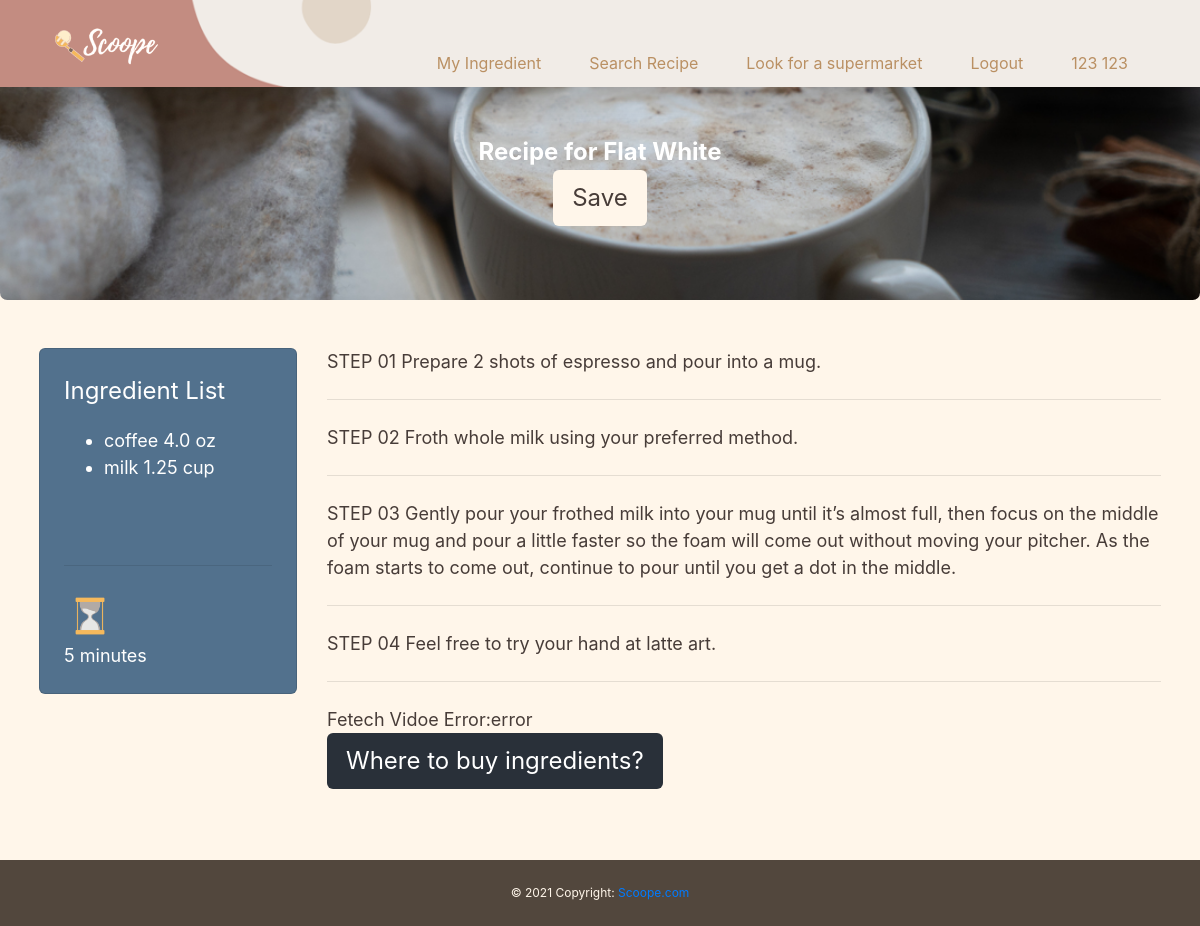
Screenshot of /web_project/recipe/13 (signed in) with the database file from the repository.
### web_project/models.py (models this page shows, shortened)
class Recipe(models.Model):
    recipe_name = models.CharField(max_length= 200)
    steps = models.TextField(max_length= 2000)
    time_cost = models.IntegerField(default= 0)
    category = models.CharField(max_length= 200)

class Recipe_Ingredient(models.Model):
    recipe = models.ForeignKey(Recipe, default=None, on_delete=models.PROTECT)
    ingredient = models.ForeignKey(Ingredient, default=None , on_delete=models.PROTECT)
    mg = 'mg'
    g = 'g'
    kg = 'kg'
    oz = 'oz'
    lb = 'lb'
    gt = 'gt'
    qt = 'qt'
    pt = 'pt'
    tsp = 'tsp'
    tbsp = 'tbsp'
    c = 'c'
    no = ''
    shots = 'shots'
    dash = 'dash'
    unit_choice = [(mg,'mg'),(g,'g'),(kg,'kg'),(oz,'oz'),(lb,'lb'),(qt,'qt'),(pt,'pt'),(tsp,'tsp'),(tbsp,'tbsp'),(c,'c'),(no,' '),(shots,'shots'),(dash,'dash')]
    ingredient_unit = models.CharField(max_length = 5, choices= unit_choice, default= g)
    ingredient_quantity = models.FloatField( null = True)
    def __str__(self):
        return str(self.ingredient)

class Ingredient(models.Model):
    ingredient_name = models. CharField(max_length= 200)
    def __str__(self):
        return str(self.ingredient_name)

### web_project/views.py (the view)
# urls.py: path('recipe/<int:id>', views.get_recipe, name='recipe'),
def get_recipe(request, id):
    recipe = get_object_or_404(Recipe, id = id)
    ingredients = Recipe_Ingredient.objects.filter(recipe = Recipe.objects.get(id = id))
    steps =recipe.steps.split('STEP ')[1:]
    if recipe in Profile.objects.get(user=request.user).saved_recipe.all():
        saved = True
    else:
        saved = False
    print('saved', saved)
    context = {
        'recipe': recipe,
        'steps': steps,
        'ingredients': ingredients,
        'saved': saved
    }
    return render(request, 'web_project/recipe.html', context)

### web_project/templates/web_project/recipe.html (shortened to what this page needs)
{% extends "web_project/base.html" %}
{% block content %}
<div class="light-shade min-vh-100">
    <div id="id_page_name" class="jumbotron text-center p-4 title-font">
        <span class="align-self-center mx-auto">
            <b>
                Recipe for {{recipe.recipe_name}}
            </b>
            {% if saved %}
                <form method="POST" action="{% url 'unsave-recipe' recipe.id  %}">
                    <input type="submit" id="unsave" class="btn light-shade" value="Unsave">
                    {% csrf_token %}
                </form>
            {% else %}
                <form method="POST" action="{% url 'save-recipe' recipe.id  %}">
                    <input type="submit" id="save" class="btn light-shade" value="Save">
                </form>
            {% endif %}
        </span>
    </div>
    <div class="light-shade m-3 row">
        <div class="col-sm-3">
            <div class="dark-blue p-3 card">
                <div class="card-title title-font">Ingredient List</div>
                <ul>
                    {% for item in ingredients %}
                        <li class=" desc-font">{{item}}
                            {% if item.ingredient_quantity != None %}
                                {{item.ingredient_quantity}}
                            {% endif %}
                            {% if item.ingredient_unit != None %}
                                {{item.ingredient_unit}}
                            {% endif %}
                        </li>
                    {% endfor %}
                </ul>
                <br/>
                <hr />
                <img class="rounded w-25" src="../../static/web_project/image/timer.png"/>
                <span class="desc-font">{{recipe.time_cost}} minutes</span>
            </div>
        </div>
        <div class="col-sm-9 desc-font">
            {% for s in steps %}
                <div>STEP {{s}}</div>
                <hr />
            {% endfor %}
            <div id="recipe_video_div"></div>
            <a href="{% url 'map' %}" class="btn dark-grey">Where to buy ingredients?</a>
        </div>
    </div>
</div>
{%endblock%}

### web_project/templates/web_project/base.html (shortened to what this page needs)
<!doctype html>
<html>
	<head>
	    {% load static %}
		<link rel="stylesheet" href="https://maxcdn.bootstrapcdn.com/bootstrap/4.5.2/css/bootstrap.min.css">
		<link href="../../static/web_project/css/web_project.css" rel="stylesheet" type="text/css">
	</head>
    <body>
		<div id="id_header_div" class="bg-dark">
            {% if user.username %}
				<nav class="navbar navbar-expand-sm navbar-custom fixed-top shadow">
					<div class="navbar-brand">
						<img class="rounded w-50" src="../../static/web_project/image/brand.png"/>
					</div>
					<div class="collapse navbar-collapse" id="collapsibleNavbar">
						<ul class="nav navbar-nav align-items-end ml-auto nav-font">
							<li class="nav-item">
								<a class="nav-link" id="id_nav_my_ingredient" href="{% url 'my-ingredient' %}">My Ingredient</a>
							</li>
							<li class="nav-item">
								<a class="nav-link" id="id_nav_search" href="{% url 'search' %}">Search Recipe</a>
							</li>
							<li class="nav-item">
								<a class="nav-link" id="id_nav_map" href="{% url 'map' %}">Look for a supermarket</a>
							</li>
							<li class="nav-item">
								<a class="nav-link" id="id_nav_logout" href="{% url 'logout' %}">Logout</a>
							</li>
							<li class="nav-item">
								<a class="nav-link" id="id_nav_profile" href="{% url 'my-profile' %}">{{user.first_name}} {{user.last_name}}</a>
							</li>
						</ul>
					</div>
			</nav>
			{% else %}
				{% block pre_login %}
				{% endblock%}
			{% endif %}
		</div>
		<div class="pad-len">
			{% block content %}
			{% endblock %}
		</div>
		<footer class="footer dark-shade-1 notice-font">
			<div class="footer-copyright text-center py-3">© 2021 Copyright:
				<a href="{% url 'home' %}"> Scoope.com</a>
			</div>
		</footer>
	</body>
</html>

### web_project/static/web_project/css/web_project.css (style rules this page uses)
html, body { font-size: 24px; height: 100vh; background-color: #fff6ea; color:#473c38 }
.title-font { font-size: 2vw; }
.desc-font { font-size: 1.5vw; }
.notice-font { font-size: 1vw; }
.light-shade { background-color: #fff6ea; color:#473c38 }
.dark-blue { background-color: #52718d; color:white; }
.dark-grey { background-color: #293039; color: white; }
.dark-shade-1 { background-color: #52473d; color:#fff6ea; }
.navbar-custom { background-color: #fff6ea; align-items: flex-end; padding-inline: 2rem; background-image: url("../image/nav-bg.png"); background-size:cover; }
.navbar-brand { width: 20vw; }
.pad-len { padding-top: 5%; }
.navbar-custom .navbar-brand, .navbar-custom .navbar-text { color: #ffffff; }
.navbar-custom .navbar-nav .nav-link { color: #ba9063; padding: 0; margin: 0; vertical-align: bottom; padding-inline: 1rem; }
.nav-font { font-size: medium; }
.footer { position: relative; bottom: 0px; left: 0px; right: 0px; margin-bottom: 0px; }
.jumbotron { background-image: url('../image/jumbotron.png'); background-position: center; background-size: cover; background-repeat: no-repeat; height: 20vw; color:white; align-self: center; display: flex; align-items: center; }

### rows the page displays
Recipe: recipe_name "Flat White", time_cost "5"
Recipe_Ingredient: ingredient.ingredient_name "coffee", ingredient_quantity "4.0", ingredient_unit "oz"
Recipe_Ingredient: ingredient.ingredient_name "milk", ingredient_quantity "1.25", ingredient_unit "cup"

### other values shown
{{ user.first_name }} "123"
{{ user.last_name }} "123"
{{ s }} "01 Prepare 2 shots of espresso and pour into a mug." "02 Froth whole milk using your preferred method." "04 Feel free to try your hand at latte art."
